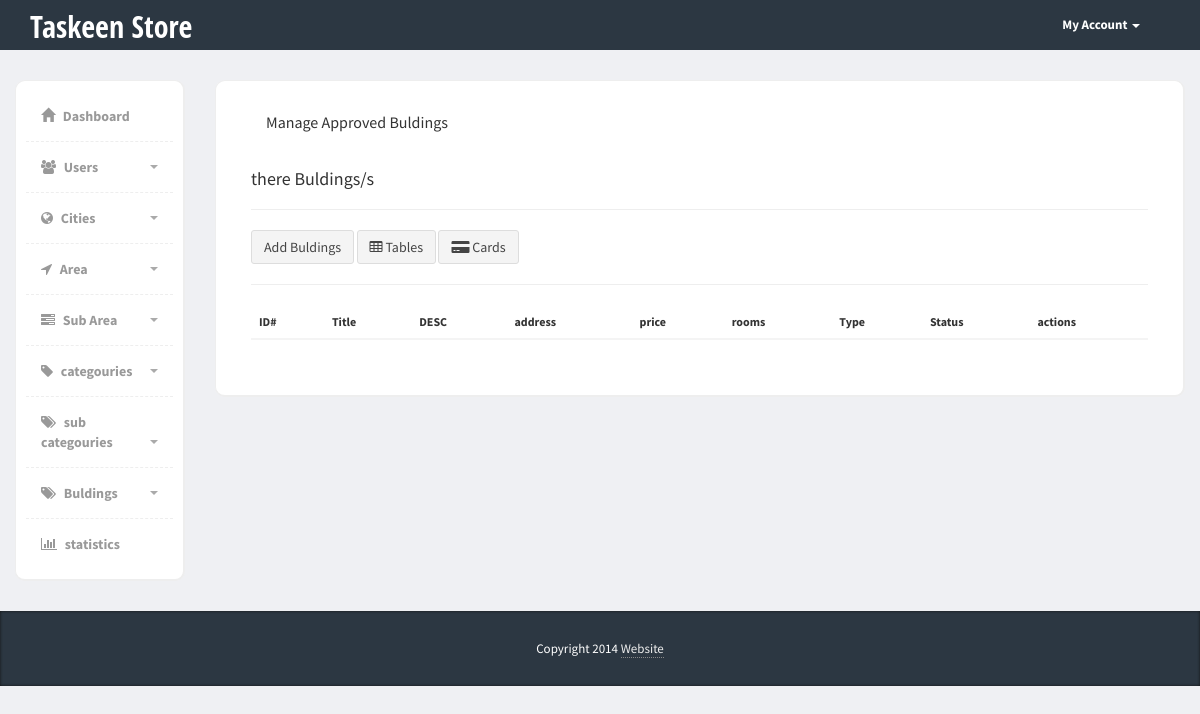
/Admin/buldings.php?do=published (signed in), run on an earlier commit of the app's database.
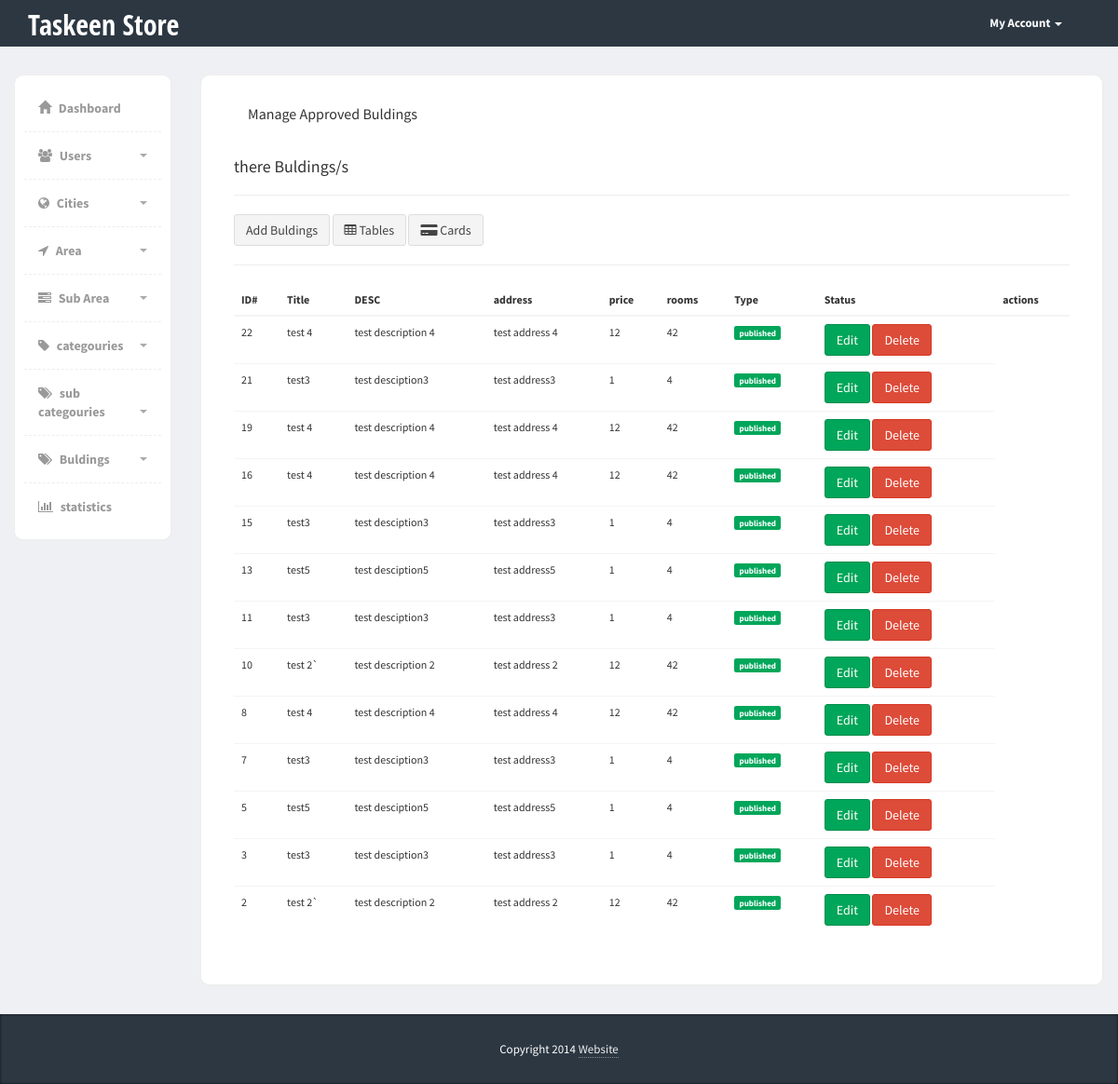
And on a later commit of the database.
### tables this page shows
CREATE TABLE `buldings` (
  `id` int(11) NOT NULL,
  `title` varchar(255) NOT NULL,
  `description` varchar(255) NOT NULL,
  `address` varchar(255) NOT NULL,
  `price` varchar(255) NOT NULL,
  `num_pr` varchar(255) NOT NULL,
  `num_kit` varchar(255) NOT NULL,
  `num_rooms` varchar(255) NOT NULL,
  `status` int(11) NOT NULL DEFAULT '0',
  `type` int(11) NOT NULL DEFAULT '0',
  `city_id` int(10) NOT NULL,
  `area_id` int(10) NOT NULL,
  `subarea_id` int(10) NOT NULL,
  `user_id` int(10) NOT NULL,
  `categoury_id` int(10) NOT NULL,
  `subcategoury_id` int(10) NOT NULL,
  `image` varchar(300) NOT NULL,
  `month` varchar(3) NOT NULL,
  `year` varchar(4) NOT NULL,
  `isApproved` tinyint(1) NOT NULL DEFAULT '0',
  `created_at` timestamp NOT NULL DEFAULT CURRENT_TIMESTAMP,
  `updated_at` timestamp NOT NULL DEFAULT CURRENT_TIMESTAMP ON UPDATE CURRENT_TIMESTAMP
);

### Admin/includes/functions/functions.php (called while the page is built, shortened)
<?php
   function getAllFrom($field, $table, $where = null, $and = null, $orderField = 'id', $ordering = 'ASC', $limit = null)
   {
      global $conn;
      $stmt = $conn->prepare("SELECT $field FROM $table $where $and ORDER BY $orderField $ordering $limit");
      $stmt->execute();
      $all = $stmt->fetchAll();
      return $all;
   }
?>

### Admin/buldings.php (the view, shortened to what this page needs)
<?php
    if (isset($_SESSION["admin_mail"])) {
        include "init.php";
        $do = isset($_GET['do']) ? $_GET['do'] : 'Manage';
?>
<div class="page-content">
    <div class="row">
        <?php
        include "includes/templates/sidebar.php";
        ?>
        <?php if ($do == 'published'): ?>
        <div class="col-md-10">
            <div class="content-box-large">
                <div class="panel-heading">
                    <div class="panel-title">
                        Manage Approved Buldings
                    </div>
                </div>
                <div class="panel-body">
                  <h4>there  Buldings/s</h4>
                  <hr>
                      <a href="buldings.php?do=Add" class="btn btn-default">Add Buldings</a>
                      <a href="buldings.php?do=published&viewType=Tables" class="btn btn-default"><i class="fa fa-table" aria-hidden="true"></i> Tables</a>
                      <a href="buldings.php?do=published&viewType=Cards" class="btn btn-default"><i class="fa fa-credit-card-alt" aria-hidden="true"></i> Cards</a>
                  <hr>
                  <?php $viewType = isset($_GET['viewType']) ? $_GET['viewType'] : 'Tables';  ?>
                  <?php if ($viewType == 'Tables'): ?>
                      <div class="table-responsive">
                          <table class="table">
                              <thead>
                                  <tr>
                                      <th>ID#</th>
                                      <th>Title</th>
                                      <th>DESC</th>
                                      <th>address</th>
                                      <th>price</th>
                                      <th>rooms</th>
                                      <th>Type</th>
                                      <th>Status</th>
                                      <th>actions</th>
                                  </tr>
                              </thead>
                              <tbody>
                                  <?php
                                  $bus = getAllFrom('*', 'buldings', 'WHERE isApproved = 1', null, 'id', 'DESC');
                                  ?>
                                  <?php foreach ($bus as $bu): ?>
                                      <tr>
                                          <td><?php echo $bu['id'] ?></td>
                                          <td><?php echo $bu['title'] ?></td>
                                          <td><?php echo $bu['description'] ?></td>
                                          <td><?php echo $bu['address'] ?></td>
                                          <td><?php echo $bu['price'] ?></td>
                                          <td><?php echo $bu['num_rooms'] ?></td>
                                          <td><span class="label label-<?php echo $bu['isApproved'] == 0 ? 'danger' : 'success' ?>"><?php echo $bu['isApproved'] == 0 ? 'unapproved' : 'published' ?></span></td>
                                          <td>
                                              <a href="buldings.php?do=Edit&bu_id=<?php echo $bu['id'] ?>" class="btn btn-success">Edit</a>
                                              <a href="buldings.php?do=Delete&bu_id=<?php echo $bu['id'] ?>" class="btn btn-danger">Delete</a>
                                          </td>
                                      </tr>
                                  <?php endforeach; ?>
                              </tbody>
                          </table>
                      </div>
                  <?php endif; ?>
                </div>
            </div>
        </div>
        <?php endif; ?>
    </div>
</div>
<?php
        include "includes/templates/footer.php";
    }else {
        header ("Location: login.php");
        exit();
    }
?>

### Admin/includes/templates/header.php (shortened to what this page needs)
<!DOCTYPE html>
<html>
<head>
    <link href="layouts/css/jquery-ui-1.10.4.css" rel="stylesheet" media="screen">
    <link href="layouts/bootstrap/css/bootstrap.min.css" rel="stylesheet">
    <link href="layouts/css/bootstrap-editable.css" rel="stylesheet"/>
    <link href="layouts/css/styles.css" rel="stylesheet">
    <link href="layouts/css/buttons.css" rel="stylesheet">
    <link href="layouts/css/font-awesome.min.css" rel="stylesheet">
    <link href="layouts/vendors/form-helpers/css/bootstrap-formhelpers.min.css" rel="stylesheet">
    <link href="layouts/vendors/select/bootstrap-select.min.css" rel="stylesheet">
    <link href="layouts/vendors/tags/css/bootstrap-tags.css" rel="stylesheet">
    <link href="layouts/vendors/bootstrap-datetimepicker/datetimepicker.css" rel="stylesheet">
    <link href="layouts/css/forms.css" rel="stylesheet">
    <link href="layouts/css/AdminLTE.min.css" rel="stylesheet">
</head>
<body>

### Admin/init.php
<?php
    include "connect.php";
    include "includes/templates/header.php";
    if (!isset($loginPage)) {
        include "includes/templates/nav.php";
    }
    include "includes/functions/functions.php";
?>

### Admin/includes/templates/nav.php (shortened to what this page needs)
<div class="header">
    <div class="container">
        <div class="row">
            <div class="col-md-10">
                <div class="logo">
                    <h1><a href="index.php">Taskeen Store</a></h1>
                </div>
            </div>
            <div class="col-md-2">
                <div class="navbar navbar-inverse" role="banner">
                    <nav class="collapse navbar-collapse bs-navbar-collapse navbar-right" role="navigation">
                        <ul class="nav navbar-nav">
                            <li class="dropdown">
                                <a href="#" class="dropdown-toggle" data-toggle="dropdown">My Account <b class="caret"></b></a>
                            </li>
                        </ul>
                    </nav>
                </div>
            </div>
        </div>
    </div>
</div>

### Admin/includes/templates/sidebar.php (shortened to what this page needs)
<div class="col-md-2">
  <div class="sidebar content-box" style="display: block;">
      <ul class="nav">
          <li><a href="index.php"><i class="glyphicon glyphicon-home"></i> Dashboard</a></li>
          <li class="submenu">
               <a href="#">
                  <i class="fa fa-users"></i> Users
                  <span class="caret pull-right"></span>
               </a>
          </li>
          <li class="submenu">
               <a href="#">
                  <i class="fa fa-globe"></i> Cities
                  <span class="caret pull-right"></span>
               </a>
          </li>
          <li class="submenu">
               <a href="#">
                  <i class="fa fa-location-arrow"></i> Area
                  <span class="caret pull-right"></span>
               </a>
          </li>
          <li class="submenu">
               <a href="#">
                  <i class="fa fa-tasks"></i> Sub Area
                  <span class="caret pull-right"></span>
               </a>
          </li>
          <li class="submenu">
               <a href="#">
                  <i class="fa fa-tag"></i> categouries
                  <span class="caret pull-right"></span>
               </a>
          </li>
          <li class="submenu">
               <a href="#">
                  <i class="fa fa-tags"></i> sub categouries
                  <span class="caret pull-right"></span>
               </a>
          </li>
          <li class="submenu">
               <a href="#">
                  <i class="fa fa-tags"></i> Buldings
                  <span class="caret pull-right"></span>
               </a>
          </li>
          <li><a href="statistics.php"><i class="fa fa-bar-chart-o"></i> statistics</a></li>
      </ul>
   </div>
</div>

### Admin/includes/templates/footer.php (shortened to what this page needs)
    <?php if (!isset($loginPage)): ?>
        <footer>
            <div class="container">
                <div class="copy text-center">
                    Copyright 2014 <a href='#'>Website</a>
                </div>
            </div>
        </footer>
    <?php endif; ?>
  </body>
</html>

### Admin/layouts/css/styles.css (style rules this page uses)
body { font-family: 'Open Sans', sans-serif; background-color: #f7f7f7; position: relative; margin: 0px; font-size: 12px; padding: 0px; }
.page-content > .row { margin-left: 0px !important; margin-right: 0px !important; margin-top: 30px; }
footer { background-color:#2c3742; box-shadow:inset 0px 0px 3px #111; color:#fff; font-size:14px; line-height:25px; padding:10px 0px 10px 0px; bottom: 0px; }
footer a { color:#eee; text-decoration:none; border-bottom:1px dotted #888; }
footer .copy { font-size:13px; margin:15px 0px; }
.header { height:50px; background-color: #2c3742; }
.header .logo h1 { font-size:30px; margin:0px; padding:10px 0px; }
.header .logo h1 a { color:#fff; font-family: 'Open Sans Condensed', sans-serif; }
.header .navbar * { box-shadow:none !important; }
.header .navbar { background:none !important; border:0px !important; }
.header .navbar .nav > li > a { color:#fff !important; font-size:13px !important; border-bottom:0px !important; margin-top:0px !important; font-weight:bold; }
.header .navbar-collapse { border:0px !important; }
.header .navbar-nav .caret { border-top-color:#fff !important; border-bottom-color:#fff !important; }
.content-box, .content-box-large { margin-bottom:30px; background:#fff; border-radius:10px; padding:10px; border-left:1px solid #eee; border-top:1px solid #eee; border-right:2px solid #eee; border-bottom:2px solid #eee; }
.content-box-large { padding: 20px; }
.sidebar ul.nav, .sidebar ul.nav ul { list-style: none; padding: 0px; margin: 0px; }
.sidebar .nav > li { margin: 0; border-bottom:1px dashed #eee; }
.sidebar .nav > li:last-child { border-bottom:0px; }
.sidebar .nav > li > a { font-size: 14px; line-height: 20px; padding: 15px 15px; color: #999; display: block; font-weight:bold; background:none; text-decoration: none; border-top:0px; font-weight:bold; }
.sidebar .nav > li > a > i { margin-right:5px; }
.sidebar .nav a .caret { float: right; width: 0; height: 0; display: inline-block; vertical-align: top; border-top: 4px solid #aaa; border-right: 4px solid transparent; border-left: 4px solid transparent; content: ""; margin-top: 8px; margin-left: 2px; }
body { background-color: #eff0f3; }
.panel-heading>.panel-title, .content-box-header .panel-title { float: left; padding: 10px 15px; padding-top: 0px; }
.panel-body { clear:both; }

What changed in the data, as far as the page shows it:
added buldings: id "22", title "test 4", description "test description 4", address "test address 4", price "12", num_rooms "42", isApproved "published"
added buldings: id "21", title "test3", description "test desciption3", address "test address3", price "1", num_rooms "4", isApproved "published"
added buldings: id "19", title "test 4", description "test description 4", address "test address 4", price "12", num_rooms "42", isApproved "published"
added buldings: id "16", title "test 4", description "test description 4", address "test address 4", price "12", num_rooms "42", isApproved "published"
added buldings: id "15", title "test3", description "test desciption3", address "test address3", price "1", num_rooms "4", isApproved "published"
added buldings: id "13", title "test5", description "test desciption5", address "test address5", price "1", num_rooms "4", isApproved "published"
added buldings: id "11", title "test3", description "test desciption3", address "test address3", price "1", num_rooms "4", isApproved "published"
added buldings: id "10", title "test 2`", description "test description 2", address "test address 2", price "12", num_rooms "42", isApproved "published"
added buldings: id "8", title "test 4", description "test description 4", address "test address 4", price "12", num_rooms "42", isApproved "published"
added buldings: id "7", title "test3", description "test desciption3", address "test address3", price "1", num_rooms "4", isApproved "published"
added buldings: id "5", title "test5", description "test desciption5", address "test address5", price "1", num_rooms "4", isApproved "published"
added buldings: id "3", title "test3", description "test desciption3", address "test address3", price "1", num_rooms "4", isApproved "published"
added buldings: id "2", title "test 2`", description "test description 2", address "test address 2", price "12", num_rooms "42", isApproved "published"
